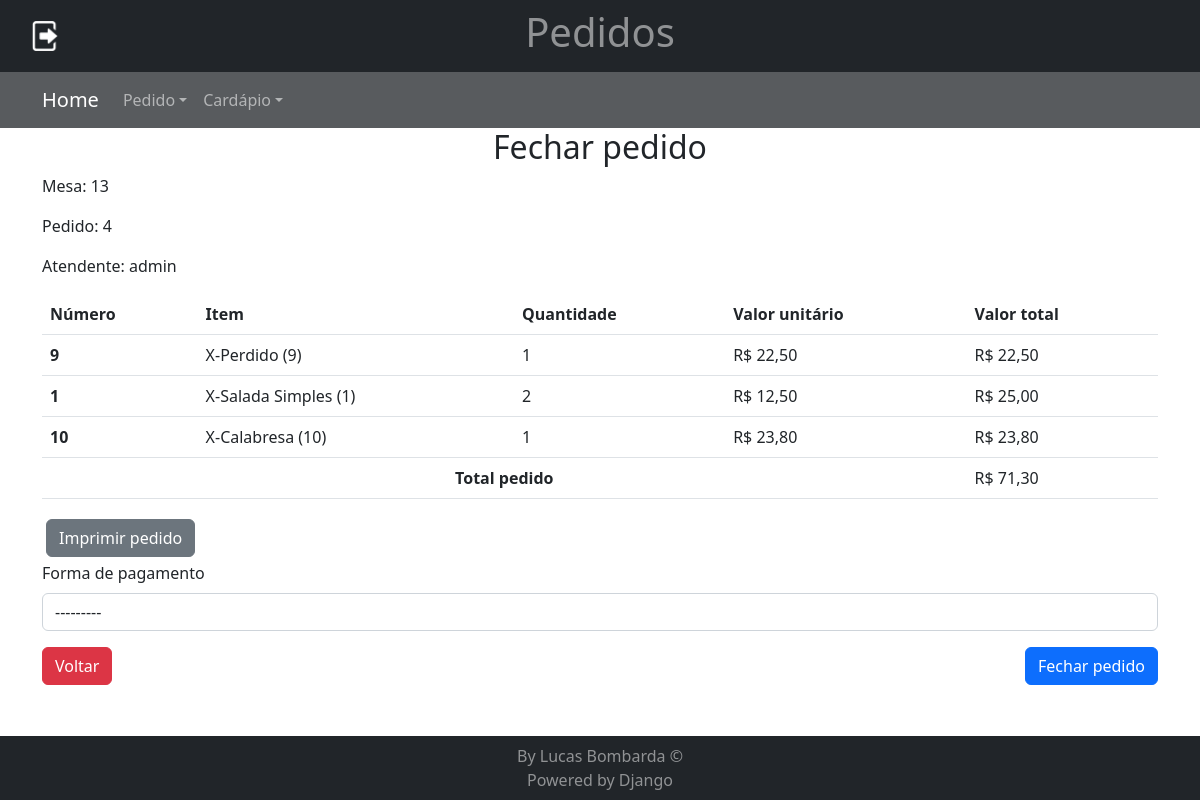
Screenshot of /pedido/fechar/4 (signed in) with the database file from the repository.
### apps/pedido/models.py (models this page shows)
class Pedido(models.Model):
    numero_mesa = models.IntegerField(null=False)
    valor_total = models.FloatField(null=False, blank=False, default=0.0)
    criado_em = models.DateTimeField(auto_now_add=True)
    atualizado_em = models.DateTimeField(auto_now=True)
    fechado_em = models.DateTimeField(null=True, blank=True)
    forma_pagamento = models.ForeignKey(FormaPagamento, on_delete=models.SET_NULL, null=True, blank=True, default="")
    status = models.ForeignKey(StatusPedido, on_delete=models.PROTECT, null=False, blank=False)
    usuario = models.ForeignKey(User, on_delete=models.SET_NULL, null=True, blank=True, default="")
    fechado_por = models.ForeignKey(User, on_delete=models.SET_NULL, null=True, blank=True, default="", related_name='fechado_por')
    class Meta:
        permissions = [
            ("fechar_pedido", "Pode fechar pedidos"),
        ]

class ItensPedido(models.Model):
    numero_pedido = models.ForeignKey(Pedido, on_delete=models.PROTECT, null=False, blank=False, related_name='itens')
    item = models.ForeignKey(ItemCardapio, on_delete=models.PROTECT, null=False, blank=False)
    observacao = models.CharField(max_length=100, null=True, blank=True)
    quantidade = models.IntegerField(null=False, blank=False, default=0)
    valor_unitario = models.FloatField(null=False)
    valor_total_item = models.FloatField(null=False)

### apps/cardapio/models.py (models this page shows)
class ItemCardapio(models.Model):
    ativo = models.BooleanField(null=False, blank=False, default=True)
    numero = models.IntegerField(unique=True, null=False, blank=False)
    nome = models.CharField(max_length=100, null=False, blank=True, default='')
    descricao = models.TextField()
    preco_unitario = models.FloatField(null=False, blank=False, default=0.0)
    imagem = models.ImageField(upload_to='cardapio/covers', blank=True, default='')
    criado_em = models.DateTimeField(auto_created=True, auto_now_add=True)
    modificado_em = models.DateTimeField(auto_now=True)
    tipo = models.ForeignKey(TipoItem, on_delete=models.SET_NULL, null=True, blank=True, default='')
    def __str__(self) -> str:
        return f'{self.nome} ({self.numero})'

### apps/pedido/views.py (the view)
# urls.py: path('fechar/<int:id>', views.fechar_pedido, name="fechar_pedido"),
@login_required(login_url='usuarios:login', redirect_field_name='next')
@permission_required('pedido.fechar_pedido', raise_exception=True)
def fechar_pedido(request, id):
    pedido = Pedido.objects.filter(pk=id).first()
    itens = ItensPedido.objects.filter(numero_pedido=id)
    form_fechar_pedido = FecharPedidoForm(request.POST or None, instance=pedido)
    if request.method == "POST":
        if form_fechar_pedido.is_valid():
            pedido.fechado_por = request.user
            status = StatusPedido.objects.get(pk=2)
            pedido.status = status
            agora = datetime.now()
            pedido.fechado_em = agora
            form_fechar_pedido.save()
            pedido.save()
            messages.success(request, "Pedido fechado com sucesso!")
            return redirect('pedido:home')
        else:
            messages.error(request, "ERRO!")
    else:
        form_fechar_pedido = FecharPedidoForm(instance=pedido)
    context = {'pedido': pedido, 'itens': itens, 'form_fechar_pedido': form_fechar_pedido}
    return render(request, 'pedido/pages/fechar_pedido.html', context=context)

### apps/pedido/forms.py (shortened to what this page needs)
class FecharPedidoForm(forms.ModelForm):
    def __init__(self, *args, **kwargs):
        super().__init__(*args, **kwargs)
        forma_pagamento = FormaPagamento.objects.filter(situacao=True)
        self.fields['forma_pagamento'].queryset = forma_pagamento
    class Meta:
        model = Pedido
        fields = ['forma_pagamento',]
        labels = {
            "forma_pagamento": "Forma de pagamento",
        }
        widgets = {
            'forma_pagamento': forms.Select(
            attrs={
                'class': 'form-control',
                'required': 'required',
            }),
        }

### apps/pedido/models.py (called while the page is built)
    def __str__(self) -> str:
        return self.descricao

### templates/pedido/pages/fechar_pedido.html (shortened to what this page needs)
{% extends 'global/pages/base.html' %}
{% load static %}
{% block header %}
{% include 'pedido/partials/header.html' %}
{% endblock header %}
{% block navbar %}
{% include 'global/partials/navbar.html' %}
{% endblock navbar %}
{% block content %}
<h2 class='text-center'>Fechar pedido</h2>
<div class="cabecalho">
    <p>Mesa: {{ pedido.numero_mesa }}</p>
    <p>Pedido: {{ pedido.pk }}</p>
    <p>Atendente: {{ pedido.usuario }}</p>
</div>
<table class="table">
    <thead>
      <tr>
        <th scope="col">Número</th>
        <th scope="col">Item</th>
        <th scope="col">Quantidade</th>
        <th scope="col">Valor unitário</th>
        <th scope="col">Valor total</th>
      </tr>
    </thead>
    <tbody>
        {% for item in itens %}
            <tr>
                <th scope="row">{{ item.item.pk }}</th>
                <td>{{ item.item }}</td>
                <td>{{ item.quantidade }}</td>
                <td>R$ {{ item.valor_unitario|floatformat:"2" }}</td>
                <td>R$ {{ item.valor_total_item|floatformat:"2" }}</td>
            </tr>
        {% endfor %}
        <tr>
            <th scope="row" colspan="4" class="text-center">Total pedido</th>
            <td> R$ {{ pedido.valor_total|floatformat:"2"  }}</td>
        </tr>
    </tbody>
</table>
<a href="{% url 'pedido:imprimir' pedido.pk %}" class="btn btn-secondary m-1" role="button" target="_blank">Imprimir pedido</a>
<form method="post">
    {% for field in form_fechar_pedido %}
    <div class="mb-3 campo-formulario">
        <label for="{{ field.id_for_label }}" class="form-label">{{field.label}}</label>
        {{ field }}
    </div>
    {% endfor %}
    <div class="buttons-login-form pb-2">
        <a href="{% url 'pedido:home' %}"><button type="button" class="btn btn-danger">Voltar</button></a>
        <button type="submit" class="btn btn-primary">Fechar pedido</button>
    </div>
</form>
{% endblock content %}

### templates/global/pages/base.html (shortened to what this page needs)
{% load static %}
<!DOCTYPE html>
<html lang="pt-br" class="h-100">
<head>
    {% include 'global/partials/head.html'%}
</head>
<body class="d-flex flex-column h-100">
    {% block header %}
    {% endblock header %}
    <main>
        {% block navbar %}{% endblock navbar %}
        <div class="main-content container">
            {% block content %}
            {% endblock content %}
        </div>
    </main>
    {% include 'global/partials/footer.html' %}
</body>
</html>

### templates/global/partials/head.html (shortened to what this page needs)
{% load static %}
<link rel="stylesheet" href="{% static 'styles/bootstrap.min.css' %}">
<link rel="stylesheet" href="{% static 'styles/style.css' %}">

### templates/pedido/partials/header.html
{% load static %}
<header class="header bg-dark">
    <div class="main-header container mt-auto py-2 position-relative">
        <a href="{% url 'usuarios:logout' %}" class="user-login position-absolute top-50 start-0 translate-middle-y">
            <img src="{% static 'assets/user-logout.png' %}" alt="User Logout" style="max-width: 30px; max-height: 30px;">
        </a>
        <h1 class="text-center">
            <a class="main-logo text-decoration-none text-white-50" href="{% url 'pedido:home' %}">
                <span class="main-logo-text">Pedidos</span>
            </a>
        </h1>
    </div>
</header>

### templates/global/partials/navbar.html (shortened to what this page needs)
<nav class="navbar navbar-expand-lg navbar-dark bg-dark bg-opacity-75" aria-label="Eighth navbar example">
    <div class="container">
      <a class="navbar-brand" href="{% url 'painel:home' %}">Home</a>
      <div class="collapse navbar-collapse" id="navbar-menu">
        <ul class="navbar-nav me-auto mb-2 mb-lg-0">
          <li class="nav-item dropdown">
            <a class="nav-link dropdown-toggle" href="#" data-bs-toggle="dropdown" aria-expanded="false">Pedido</a>
          </li>
          <li class="nav-item dropdown">
            <a class="nav-link dropdown-toggle" href="#" data-bs-toggle="dropdown" aria-expanded="false">Cardápio</a>
          </li>
        </ul>
      </div>
    </div>
</nav>

### templates/global/partials/footer.html
<footer class="main-footer footer mt-auto py-2 bg-dark text-white-50">
    <div class="container text-center">
        <div class="developer">
            <a class="text-decoration-none text-white-50" href="mailto:lucasbombardati@gmail.com" target="_blank"
                rel="noreferrer noopener">By
                Lucas Bombarda
                &copy;</a>
        </div>
        <div class="powered">
            <a class="text-decoration-none text-white-50" href="https://www.djangoproject.com/" target="_blank"
                rel="noreferrer noopener">Powered
                by Django</a>
        </div>
    </div>
</footer>

### setup/static/styles/style.css (style rules this page uses)
.buttons-login-form { display: flex!important; justify-content: space-between; }

### rows the page displays
Pedido: numero_mesa "13", pk "4", usuario "admin", valor_total "71,30", form_fechar_pedido "---------"
ItensPedido: item.pk "9", item "X-Perdido (9)", quantidade "1", valor_unitario "22,50", valor_total_item "22,50"
ItensPedido: item.pk "1", item "X-Salada Simples (1)", quantidade "2", valor_unitario "12,50", valor_total_item "25,00"
ItensPedido: item.pk "10", item "X-Calabresa (10)", quantidade "1", valor_unitario "23,80", valor_total_item "23,80"

### other values shown
{{ field.label }} "Forma de pagamento"
